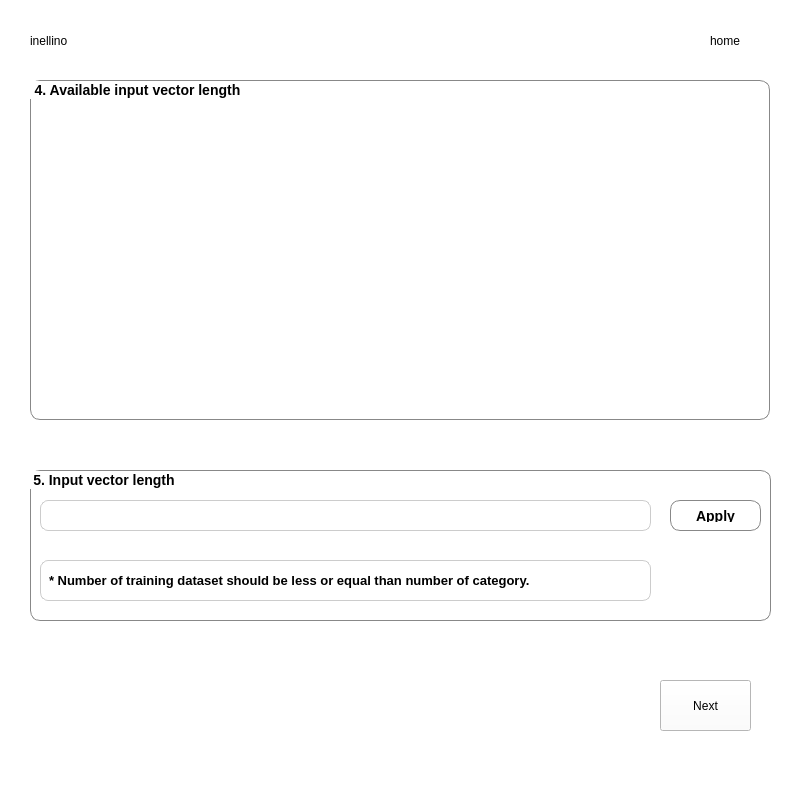
<?xml version="1.0" encoding="UTF-8"?>
<ui version="4.0">
 <class>Form</class>
 <widget class="QWidget" name="Form">
  <property name="geometry">
   <rect>
    <x>0</x>
    <y>0</y>
    <width>800</width>
    <height>800</height>
   </rect>
  </property>
  <property name="windowTitle">
   <string>Form</string>
  </property>
  <property name="styleSheet">
   <string notr="true">background-color: white</string>
  </property>
  <widget class="QGroupBox" name="groupBox">
   <property name="geometry">
    <rect>
     <x>30</x>
     <y>80</y>
     <width>740</width>
     <height>340</height>
    </rect>
   </property>
   <property name="styleSheet">
    <string notr="true">font-weight: bold;
                font-size: 14px;
                border: 1px solid #888;
                border-radius: 10px;
                padding: 8px</string>
   </property>
   <property name="title">
    <string>4. Available input vector length</string>
   </property>
   <property name="alignment">
    <set>Qt::AlignLeading|Qt::AlignLeft|Qt::AlignVCenter</set>
   </property>
  </widget>
  <widget class="QGroupBox" name="groupBox_3">
   <property name="geometry">
    <rect>
     <x>30</x>
     <y>470</y>
     <width>741</width>
     <height>151</height>
    </rect>
   </property>
   <property name="styleSheet">
    <string notr="true">font-weight: bold;
                font-size: 14px;
                border: 1px solid #888;
                border-radius: 10px;
                padding: 8px</string>
   </property>
   <property name="title">
    <string>5. Input vector length</string>
   </property>
   <widget class="QGroupBox" name="groupBox_4">
    <property name="geometry">
     <rect>
      <x>340</x>
      <y>230</y>
      <width>741</width>
      <height>231</height>
     </rect>
    </property>
    <property name="styleSheet">
     <string notr="true">font-weight: bold;
                font-size: 14px;
                border: 1px solid #888;
                border-radius: 10px;
                padding: 8px</string>
    </property>
    <property name="title">
     <string>4. Available input vector length</string>
    </property>
   </widget>
   <widget class="QLineEdit" name="lineEdit">
    <property name="geometry">
     <rect>
      <x>10</x>
      <y>30</y>
      <width>611</width>
      <height>31</height>
     </rect>
    </property>
    <property name="styleSheet">
     <string notr="true">padding: 5px;
                border: 1px solid #ccc;
                border-radius: 8px;
                font-size: 13px;</string>
    </property>
   </widget>
   <widget class="QPushButton" name="pushButton">
    <property name="geometry">
     <rect>
      <x>640</x>
      <y>30</y>
      <width>91</width>
      <height>31</height>
     </rect>
    </property>
    <property name="text">
     <string>Apply</string>
    </property>
   </widget>
   <widget class="QLabel" name="label">
    <property name="geometry">
     <rect>
      <x>10</x>
      <y>90</y>
      <width>611</width>
      <height>41</height>
     </rect>
    </property>
    <property name="styleSheet">
     <string notr="true">padding: 5px;
                border: 1px solid #ccc;
                border-radius: 8px;
                font-size: 13px;</string>
    </property>
    <property name="text">
     <string>* Number of training dataset should be less or equal than number of category.</string>
    </property>
   </widget>
  </widget>
  <widget class="QPushButton" name="pushButton_2">
   <property name="geometry">
    <rect>
     <x>660</x>
     <y>680</y>
     <width>91</width>
     <height>51</height>
    </rect>
   </property>
   <property name="styleSheet">
    <string notr="true"/>
   </property>
   <property name="text">
    <string>Next</string>
   </property>
  </widget>
  <widget class="QLabel" name="label_2">
   <property name="geometry">
    <rect>
     <x>30</x>
     <y>20</y>
     <width>101</width>
     <height>41</height>
    </rect>
   </property>
   <property name="text">
    <string>inellino</string>
   </property>
  </widget>
  <widget class="QLabel" name="label_3">
   <property name="geometry">
    <rect>
     <x>710</x>
     <y>20</y>
     <width>51</width>
     <height>41</height>
    </rect>
   </property>
   <property name="text">
    <string>home</string>
   </property>
  </widget>
 </widget>
 <resources/>
 <connections/>
</ui>
